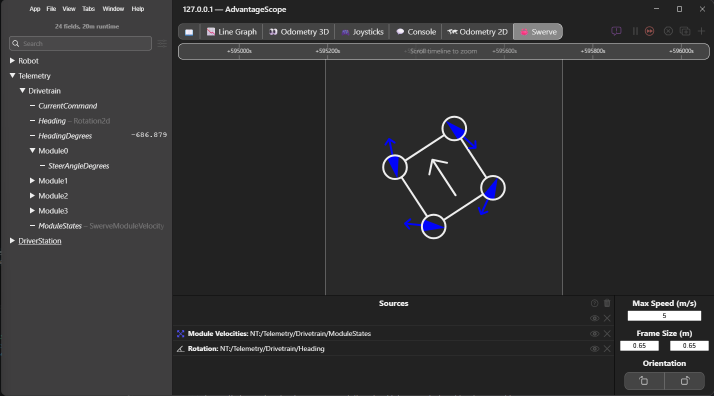
#> input picture tools/figures/data/08-advantagescope-swerve-rotation.png, 1427 x 791 px (shown at 1/2 size)
$ python 08-advantagescope-swerve-rotation.py
#> lines starting #> are read from the running program, lines starting #| are printed output that depends on the picture
### tools/figures/screenshots.py
"""Stack screenshots into one numbered figure, the way Figure 17.3 marks SimGUI: a heading over each
panel on a dark background, Okabe-Ito orange outlines and numbered circles with a black outline
and digit. Used by the generators of the figures made from the user's screenshots (3.1, 7.2, 8.2, 11.1, 11.2, 13.3, 13.5, 16.2, 18.3, D.1, R.1).

A panel is a dict:
    shot     the screenshot's path
    crop     (x0, y0, x1, y1) in the screenshot's pixels
    scale    how much to scale the crop (the figure is WIDTH px wide; a panel can be narrower)
    boxes    [(x0, y0, x1, y1), ...] orange outlines, in the screenshot's pixels
    circles  [(number, x, y), ...] numbered circles, centred there, in the screenshot's pixels
    heading  the text over the panel (optional; a one-panel figure needs none)
"""

import os

from PIL import Image, ImageDraw, ImageFont

FONT = "/usr/share/fonts/truetype/dejavu/DejaVuSans-Bold.ttf"
BACKGROUND = (20, 23, 28)  # Figure 17.3's
HEADING = (204, 204, 204)  # Figure 17.3's
ORANGE = (230, 159, 0)  # Okabe-Ito orange, as in Figure 17.3
BLACK = (0, 0, 0)

WIDTH = 1600
MARGIN = 20
GAP = 26  # between one panel and the next heading
HEADING_SIZE = 26
RADIUS = 16  # callout circles, in the final image's pixels
SS = 2  # build at twice the size, then scale down, so circles and text come out smooth


def full_width_scale(crop):
    """The scale that makes a crop fill the figure between its margins."""
    return (WIDTH - 2 * MARGIN) / (crop[2] - crop[0])


def _panel_image(p):
    shot = Image.open(p["shot"]).convert("RGB")
    x0, y0 = p["crop"][:2]
    crop = shot.crop(p["crop"])
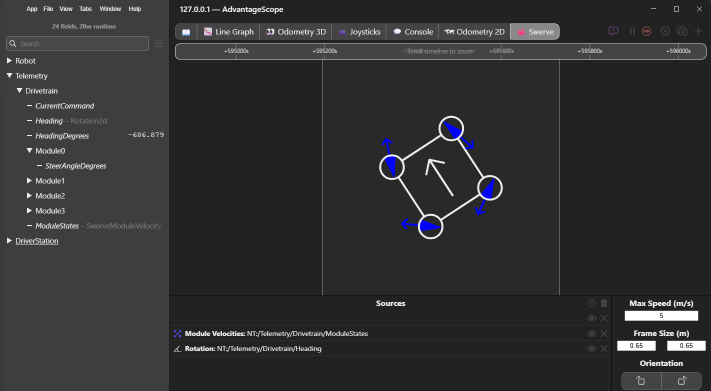
#> crop: PIL image 1421x782 RGB (shown at 1/2 size); mean R, G, B 49.5, 49.2, 50.2
    draw = ImageDraw.Draw(crop)
    for bx0, by0, bx1, by1 in p.get("boxes", []):
        draw.rounded_rectangle([bx0 - x0, by0 - y0, bx1 - x0, by1 - y0], radius=5, outline=ORANGE, width=3)
    k = p["scale"] * SS
    return crop.resize((round(crop.width * k), round(crop.height * k)), Image.Resampling.LANCZOS)
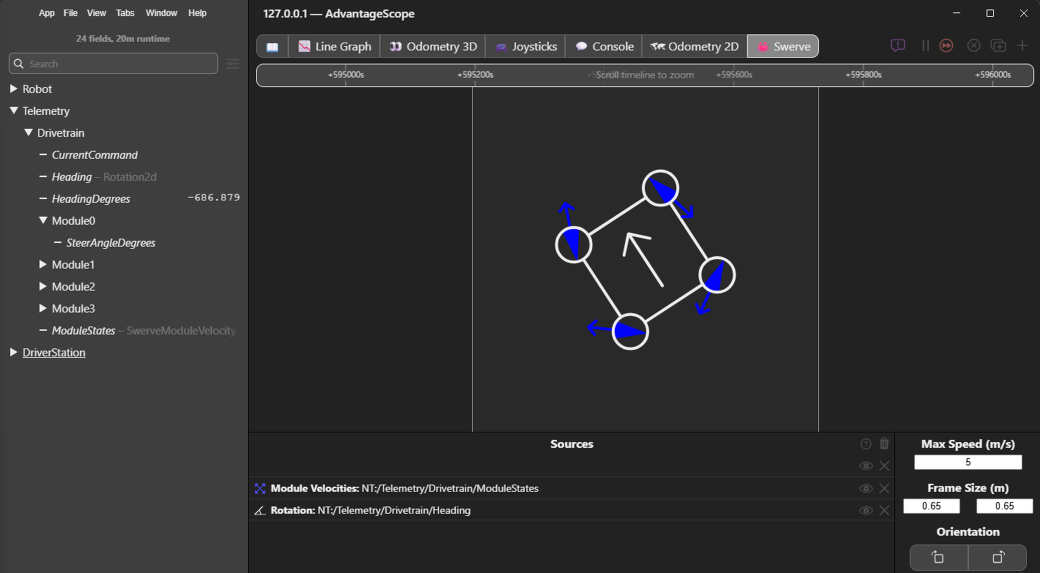
#> returned value: PIL image 3120x1717 RGB (shown at 1/3 size); mean R, G, B 49.5, 49.2, 50.2


def compose(panels, out_path, repo, method=None):
    """method: Pillow's quantize method; the default median cut can merge small colour swatches."""
    heading_font = ImageFont.truetype(FONT, HEADING_SIZE * SS)
    digit_font = ImageFont.truetype(FONT, round(RADIUS * 1.35 * SS))

    placed, y = [], (MARGIN * SS // 2) if panels[0].get("heading") else MARGIN * SS
    for p in panels:
        im = _panel_image(p)
        heading_y = y
        if p.get("heading"):
            y += round(HEADING_SIZE * 1.6) * SS
        placed.append((p, im, MARGIN * SS, y, heading_y))
        y += im.height + GAP * SS
#> y = 1809
    height = y - GAP * SS + MARGIN * SS
#> height = 1797

    canvas = Image.new("RGB", (WIDTH * SS, height), BACKGROUND)
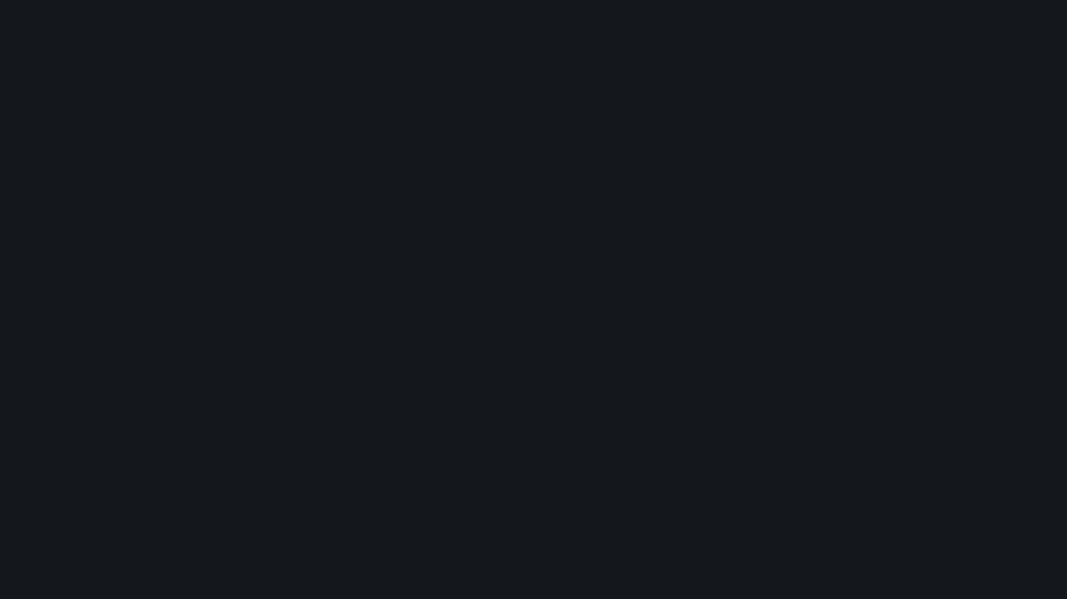
#> canvas: PIL image 3200x1797 RGB (shown at 1/3 size); mean R, G, B 20, 23, 28
    draw = ImageDraw.Draw(canvas)
    for p, im, x, y, heading_y in placed:
        if p.get("heading"):
            draw.text((x, heading_y), p["heading"], fill=HEADING, font=heading_font)
        canvas.paste(im, (x, y))
        k = p["scale"] * SS
        for number, sx, sy in p.get("circles", []):
            cx, cy = x + (sx - p["crop"][0]) * k, y + (sy - p["crop"][1]) * k
            r = RADIUS * SS
            draw.ellipse([cx - r, cy - r, cx + r, cy + r], fill=ORANGE, outline=BLACK, width=2 * SS)
            draw.text((cx, cy), str(number), fill=BLACK, font=digit_font, anchor="mm")
#> this loop made 1 pass
#> (x, y, heading_y, k) on pass 1: (40, 40, 40, 2.2)
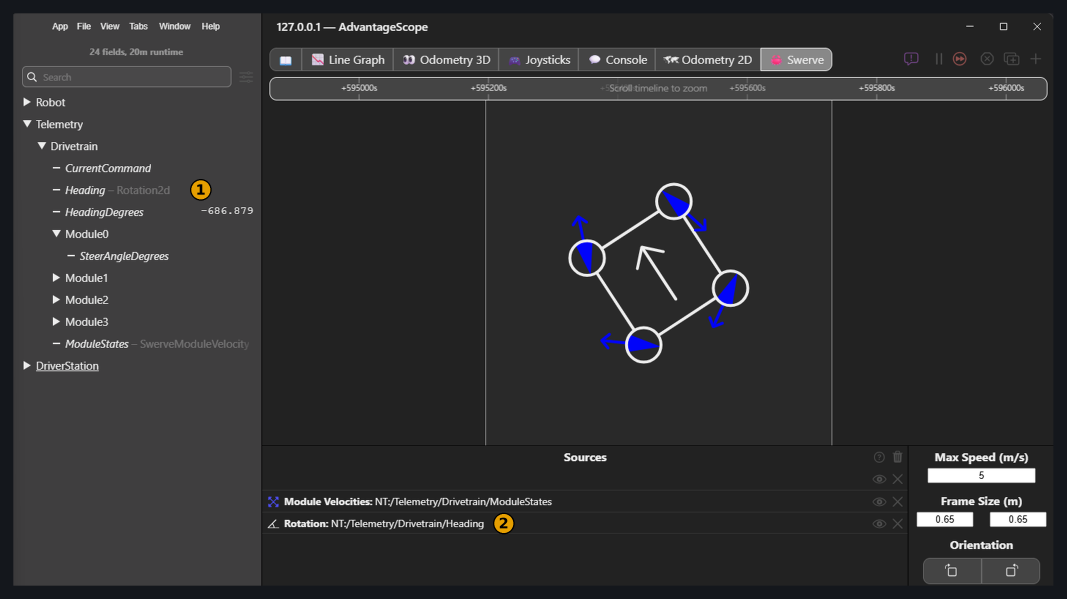
#> canvas: PIL image 3200x1797 RGB (shown at 1/3 size); mean R, G, B 47.6, 47.5, 48.6

    out = canvas.resize((WIDTH, round(height / SS)), Image.Resampling.LANCZOS)
    # Screenshots have few colours, so a 256-colour palette keeps them sharp and small.
    out = out.quantize(colors=256, method=method if method is not None else Image.Quantize.MEDIANCUT, dither=Image.Dither.NONE)
#> out: PIL image 1600x898 P
    out.save(out_path, optimize=True)
    print(f"wrote {os.path.relpath(out_path, repo)}: {out.width} x {out.height}, {os.path.getsize(out_path) // 1024} KB")
#| wrote docs/lessons/v3/images/08-advantagescope-swerve-rotation.png: 1600 x 898, 92 KB

### tools/figures/08-advantagescope-swerve-rotation.py
"""Lesson 8, Figure 8.2: the Swerve tab from Figure 7.2 with the heading added.

Heading, under Telemetry > Drivetrain in the sidebar (1), dragged into the Sources list beside
ModuleStates, where it reads Rotation (2); the chassis is drawn turned to it. A screenshot the user
took on 2026-11-21 in their own AdvantageScope on Windows (version not recorded), connected to the
simulation of the Lesson 8 state: data/08-advantagescope-swerve-rotation.png. Nothing is measured.

    /usr/bin/python3.12 tools/figures/08-advantagescope-swerve-rotation.py   (needs Pillow)
"""

import os

from screenshots import compose, full_width_scale

HERE = os.path.dirname(os.path.abspath(__file__))
REPO = os.path.abspath(os.path.join(HERE, "..", ".."))
OUT = os.path.join(REPO, "docs", "lessons", "v3", "images", "08-advantagescope-swerve-rotation.png")
CROP = (6, 0, 1427, 782)  # slivers of another window at the left edge and the bottom
SHOT = dict(
    shot=os.path.join(HERE, "data", "08-advantagescope-swerve-rotation.png"),
    crop=CROP,
    scale=full_width_scale(CROP),
    circles=[
        (1, 262, 241),  # Heading - Rotation2d, under Telemetry > Drivetrain
        (2, 676, 697),  # Rotation: NT:/Telemetry/Drivetrain/Heading, in Sources
    ],
)

if __name__ == "__main__":
    compose([SHOT], OUT, REPO)

$ run again, with tools/figures/data/05-simgui-tunable.png copied over tools/figures/data/08-advantagescope-swerve-rotation.png
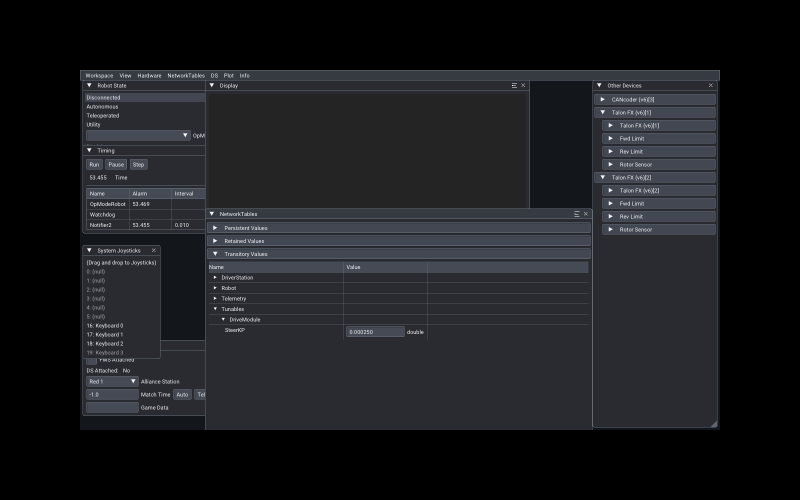
#> input picture tools/figures/data/05-simgui-tunable.png, 1600 x 1000 px (shown at 1/2 size)
#> in _panel_image, shot is the input picture: PIL image 1600x1000 RGB; mean R, G, B 26.8, 28.2, 31.2
#> in _panel_image, `crop = shot.crop(p["crop"])`:
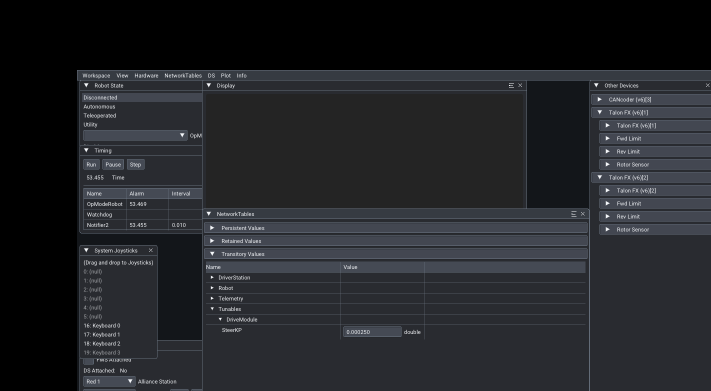
#> crop: PIL image 1421x782 RGB (shown at 1/2 size); mean R, G, B 34.6, 36.3, 40
#> the loop in compose, `for p, im, x, y, heading_y in placed:` made 1 pass
#> (x, y, heading_y, k) on pass 1: (40, 40, 40, 2.2)
#> after the loop in compose, `for p, im, x, y, heading_y in placed:`:
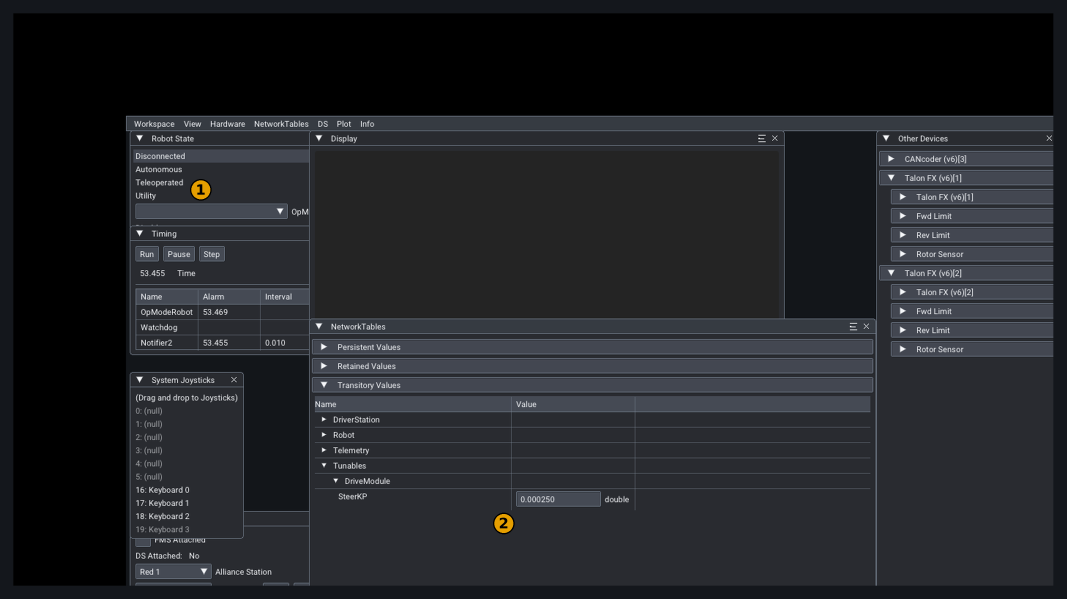
#> canvas: PIL image 3200x1797 RGB (shown at 1/3 size); mean R, G, B 33.7, 35.5, 39.2
#| wrote docs/lessons/v3/images/08-advantagescope-swerve-rotation.png: 1600 x 898, 72 KB
